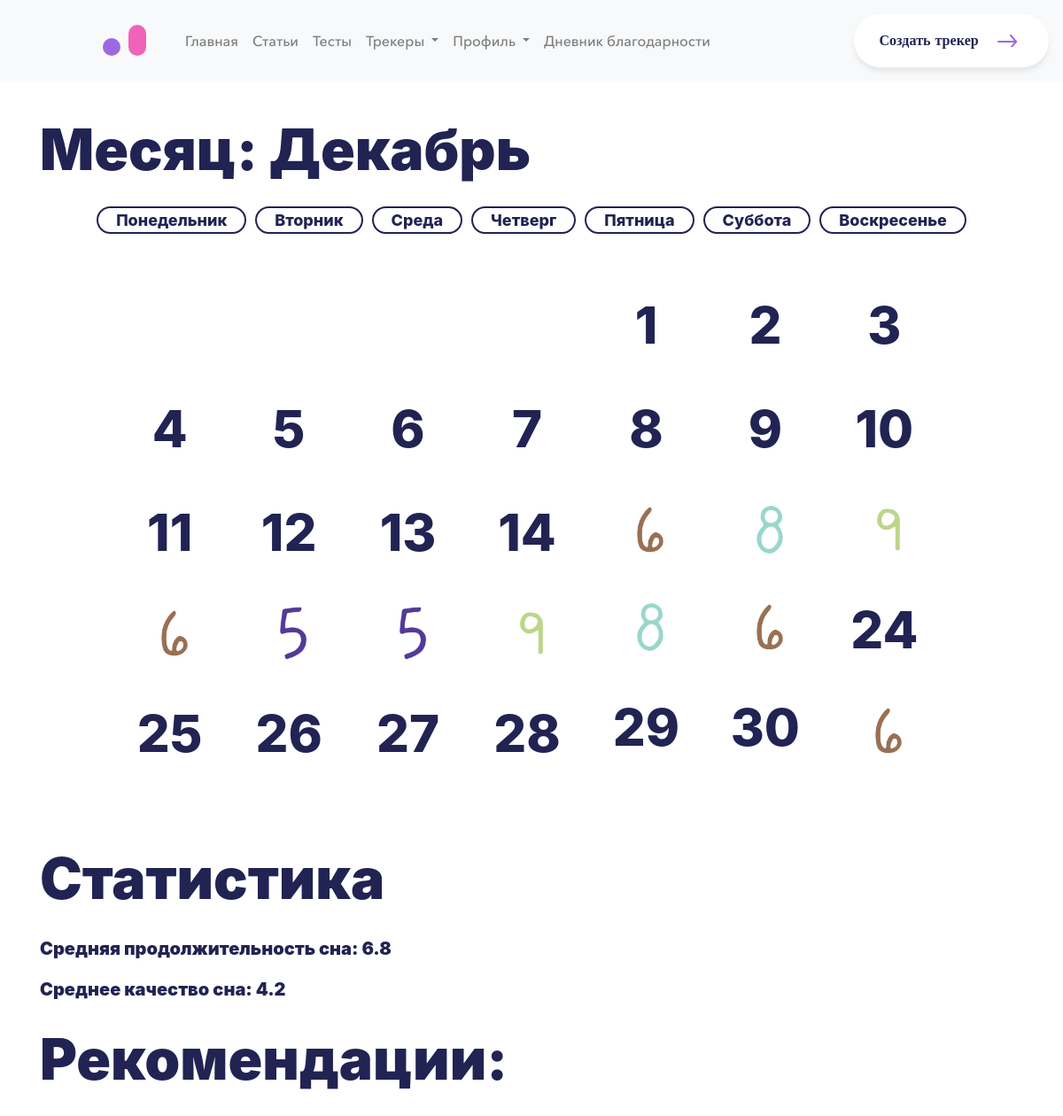
The app's page /sleeping (signed in) with its own data.
### main/models.py (models this page shows)
class Slumber(models.Model):
    date = models.DateField("Дата")
    quality = models.IntegerField("Качество сна")
    duration = models.IntegerField("Продолжительность")
    author = models.ForeignKey(User, blank=True, null=True, on_delete=models.SET_NULL, verbose_name="Автор")
    class Meta:
        db_table = "Сон"
        verbose_name = "Сон"
        verbose_name_plural = "Сон"
        ordering = ['date']

### main/views.py (the view)
# urls.py: path('sleeping', SlumberList.as_view(template_name="trackers/sleeping_new.html"), name='sleeping'),
class SlumberList(ListView):
    model = Slumber
    context_object_name = 'sleeping'
    def get_queryset(self):
        current_month = datetime.today().month  # get the current month
        query_set = Slumber.objects.filter(author=self.request.user,
                                           date__month=current_month)  # get records of the current user
        d = {
            'Monday': [],
            'Tuesday': [],
            'Wednesday': [],
            'Thursday': [],
            'Friday': [],
            'Saturday': [],
            'Sunday': []
        }
        first_day_of_month = datetime(datetime.today().year, current_month, 1)
        last_day_of_month = datetime(datetime.today().year, current_month % 12 + 1, 1) - timedelta(days=1)
        for day in query_set:
            day_of_week = day.date.strftime('%A')
            d[day_of_week].append(day)
        numberOfDays = calendar.monthrange(datetime.today().year, current_month)[1] # кол-во месяцев в текущем месяце
        first_day_of_the_week = first_day_of_month.strftime('%A')
        filed_out_days = []
        for day in query_set:
            filed_out_days.append(day.date.day)
        days = ['Monday', 'Tuesday', 'Wednesday', 'Thursday', 'Friday', 'Saturday', 'Sunday']
        current_index = days.index(first_day_of_the_week)
        size = 7 # т.к. в неделе 7 дней
        for i in range(1, numberOfDays + 1):  # итерация по каждому дню месяца
            if i in filed_out_days: # занята ли дата экземпляром Slumber
                current_index += 1
                if current_index == size:
                    current_index = 0
                continue
            d[days[current_index]].append(i)  # Добавляет день  в список для дня недели
            current_index += 1
            if current_index == size:
                current_index = 0
        for day_of_week, values in d.items():
            def custom_sort(val):
                if isinstance(val, Slumber):
                    return val.date.day
                return val
            d[day_of_week].sort(key=custom_sort)
        """
        Итог:
            1 2 3
        6 7 8 9 10
        """
        if 1 not in d['Monday']:
            d['Monday'].insert(0, '-')
            if 1 not in d['Tuesday']:
                d['Tuesday'].insert(0, '-')
                if 1 not in d['Wednesday']:
                    d['Wednesday'].insert(0, '-')
                    if 1 not in d['Thursday']:
                        d['Thursday'].insert(0, '-')
                        if 1 not in d['Friday']:
                            d['Friday'].insert(0, '-')
                            if 1 not in d['Saturday']:
                                d['Saturday'].insert(0, '-')
        return d
    def get_context_data(self, **kwargs):
        data = super().get_context_data(**kwargs)
        current_month = datetime.today().month  # get the current month
        query_set = Slumber.objects.filter(author=self.request.user,
                                           date__month=current_month)
        count_of_sleeping_in_month = 0
        count_of_quality_in_month = 0
        for day in query_set:
            count_of_sleeping_in_month += day.duration
            count_of_quality_in_month += day.quality
        data['average_slumber'] = count_of_sleeping_in_month / len(query_set)
        data['average_quality'] = count_of_quality_in_month / len(query_set)
        return data

### main/templates/trackers/sleeping_new.html (shortened to what this page needs)
{% extends 'layout/base.html'%}
{% load main_tags %}
{% load static %}
{% block extra_head_links %}
    <link rel="stylesheet" type="text/css" href="{% static 'main/css/sleeping.css' %}">
{% endblock %}
{% block content %}
        <div class="container" style="margin-top: 30px;">
            <p>Месяц: Декабрь</p>
        </div>
        <div class="wrapper">
           <div></div>
           <div class="dayOfWeek">Понедельник</div>
           <div class="dayOfWeek">Вторник</div>
           <div class="dayOfWeek">Среда</div>
           <div class="dayOfWeek">Четверг</div>
           <div class="dayOfWeek">Пятница</div>
           <div class="dayOfWeek">Суббота</div>
           <div class="dayOfWeek">Воскресенье</div>
           <div></div>
        </div>
            <div class="wrapper">
                <div></div>
                {% for day_of_week, values in sleeping.items %}
                    <div class="col paper-first-col">
                        {% for val in values %}
                            <div class="day">
                                {% if val.date %}
                                    {% if val.duration == 1 %} <img src="{% static 'main/img/1.png' %}">
                                    {% elif val.duration == 2 %} <img src="{% static 'main/img/2.png' %}">
                                    {% elif val.duration == 3 %} <img src="{% static 'main/img/3.png' %}">
                                    {% elif val.duration == 4 %} <img src="{% static 'main/img/4.png' %}">
                                    {% elif val.duration == 5 %} <img src="{% static 'main/img/5.png' %}">
                                    {% elif val.duration == 6 %} <img src="{% static 'main/img/6.png' %}">
                                    {% elif val.duration == 7 %} <img src="{% static 'main/img/7.png' %}">
                                    {% elif val.duration == 8 %} <img src="{% static 'main/img/8.png' %}">
                                    {% elif val.duration == 9 %} <img src="{% static 'main/img/9.png' %}">
                                    {% else %} val.duration {% endif %}
                                {% else %}
                                    {% if val == '-' %}
                                        <div class="paper-first-col not-active" style="border: none; color: white;">{{ val }}</div>
                                    {% else %}
                                        <div class="paper-first-col not-active" style="border: none; padding-top: 0px;">{{ val }}</div>
                                    {% endif %}
                                {% endif %}
                            </div>
                        {% endfor %}
                    </div>
                {% endfor %}
                <div></div>
            </div>
            <br><br><br>
            <div class="container">
                <p>Статистика</p>
                <p style="font-size: 20px;">Средняя продолжительность сна: {{ average_slumber }}</p>
                <p style="font-size: 20px;">Среднее качество сна: {{ average_quality }}</p>
                <p>Рекомендации:</p>
            </div>
{% endblock %}

### main/static/main/css/main.css (style rules this page uses)
body { color: black; }

### main/static/main/css/sleeping.css (style rules this page uses)
p { color: var(--2, #212353); font-size: 64px; font-family: Inter; font-weight: 900; word-wrap: break-word; padding-left: 0px; }
.wrapper { display: grid; grid-template-columns: repeat(9, 1fr); column-gap: 10px; color: #261D1D; font-size: 18px; font-family: Inter; font-weight: 800; word-wrap: break-word; }
.wrapper .dayOfWeek { border-radius: 44px; border: 2px var(--2, #212353) solid; justify-content: center; align-items: center; gap: 10px; text-align: center; padding-right: 20px; padding-left: 20px; color: var(--2, #212353); }
.paper-first-col { height: 100%; margin-top: 30px; text-align: center; }
img { height: 80px; margin-top: 30px; paddint-right: 10px; }
.not-active { font-size: 58px; color: var(--2, #212353); padding-right: 10px; }

### records on screen
Slumber: values "4" "11" "25", duration 6 (drawn)
Slumber: values "5" "12" "26", duration 5 (drawn)
Slumber: values "6" "13" "27", duration 5 (drawn)
Slumber: values "7" "14" "28", duration 9 (drawn)
Slumber: values "1" "8" "29", duration 6 (drawn)
Slumber: duration 8 (drawn)
Slumber: values "2" "9" "30", duration 8 (drawn)
Slumber: duration 6 (drawn)
Slumber: values "3" "10" "24", duration 9 (drawn)
Slumber: duration 6 (drawn)

### other values on screen
{{ average_slumber }} "6.8"
{{ average_quality }} "4.2"
